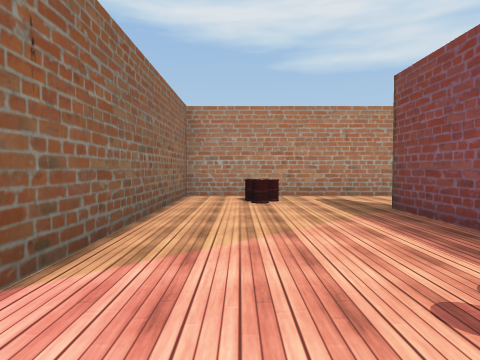
View 1 (above)

12 first-person views from a walk through a Unity game level. The camera is 1.2 m above the floor, tilts 2° down and sees 75° across. The floor is counted in squares, 2 m on a side. Each view is taken from the middle of a square. On the plan, view 1 faces up. The plan holds only what a view shows up to about 9 squares ahead; the rest is blank. The place goes on beyond the plan. The player character is not drawn. Some animated figures are left out. Some surface patterns are stand-ins.

View 2
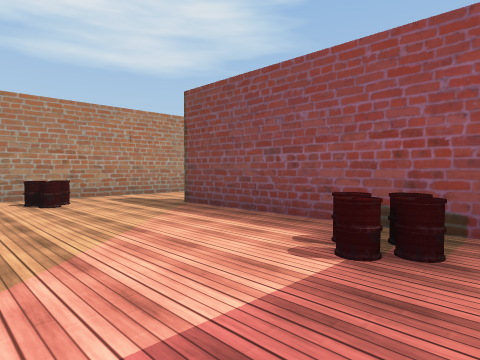

View 3
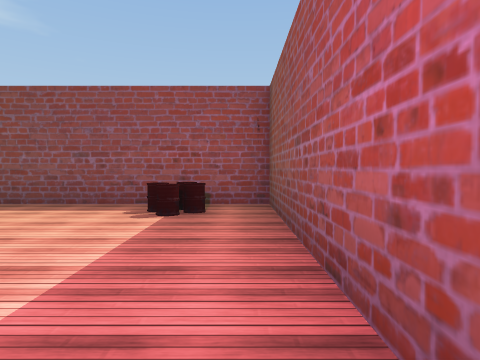

View 4
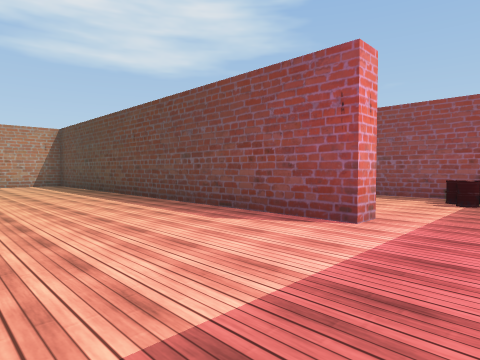

View 5
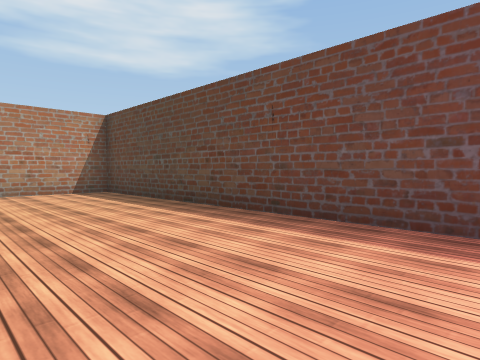

View 6
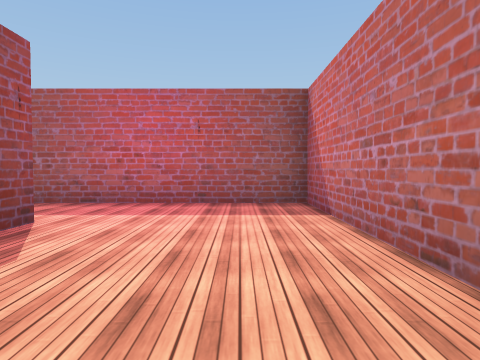

View 7
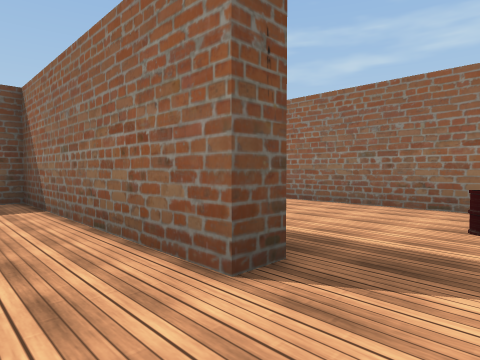

View 8
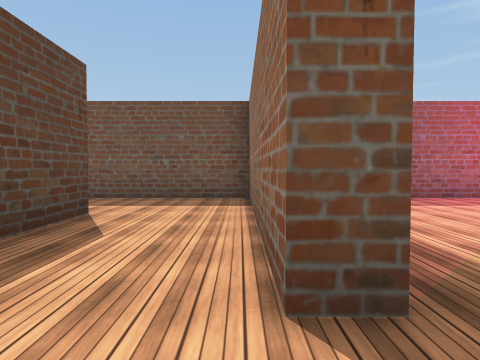

View 9
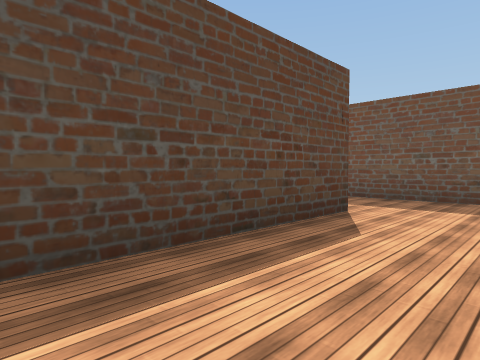

View 10
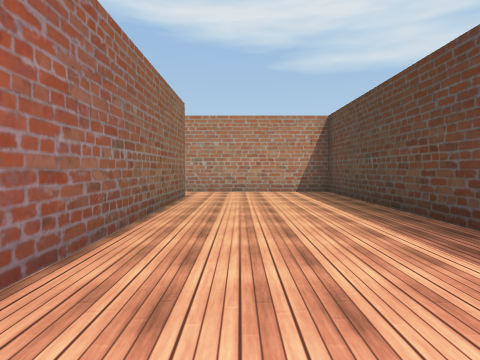

View 11
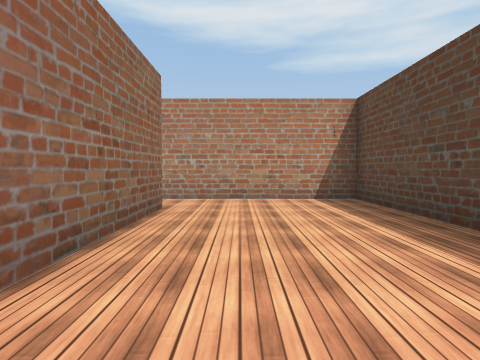

View 12
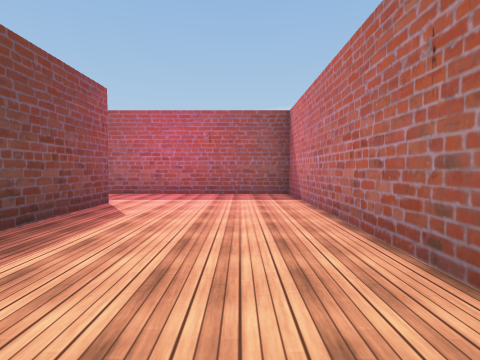

### Floor plan
Points are (right, up) in squares from view 1. A wall is a line through its corners. A room is listed if a view was taken in it or the views show most of it. See-through windows are left out.
Room 1 (views 1, 2)
walls: (2.3, 1.4) (2.3, 4.8); (-1.5, -0.5) (2.3, -0.5) (2.3, 0.5); (1.5, 7) (-1.2, 7) (-1.2, 1.5)
ways out: opening at (-2, 0.5) to room 2; opening at (2, 5.5) to room 3
objects: barrel (0, 6); barrel (1, 1); barrel (1, 6)
Room 2 (views 3, 4, 5, 6, 10, 11, 12)
walls: (-5.2, 10.8) (-5.2, -0.5) (-1.5, -0.5); (-1.2, 1.5) (-1.7, 1.5) (-1.7, 12.2) (-5.6, 12.2)
ways out: opening at (-2, 0.5) to room 1
Room 3 (views 7, 8, 9)
walls: (2.3, 4.8) (2.8, 4.8) (2.8, -0.5) (6.2, -0.5); (5.1, 1.6) (5.1, 5.8); (2.3, 0.5) (2.3, 1.4); (4, 7) (1.5, 7)
ways out: opening at (2, 5.5) to room 1; opening at (5, 0.5)
objects: barrel (2, 1)

Positions as (right, up) in squares from view 1, and headings:
1: (0, 0), facing up
2: (-1, 0), facing up-right
3: (-3, 0), facing right
4: (-5, 0), facing up-right
5: (-5, 4), facing up-right
6: (-4, 5), facing down
7: (4, 6), facing down-left
8: (3, 6), facing down
9: (3, 6), facing down-right
10: (-4, 4), facing up
11: (-4, 6), facing up
12: (-4, 7), facing down
